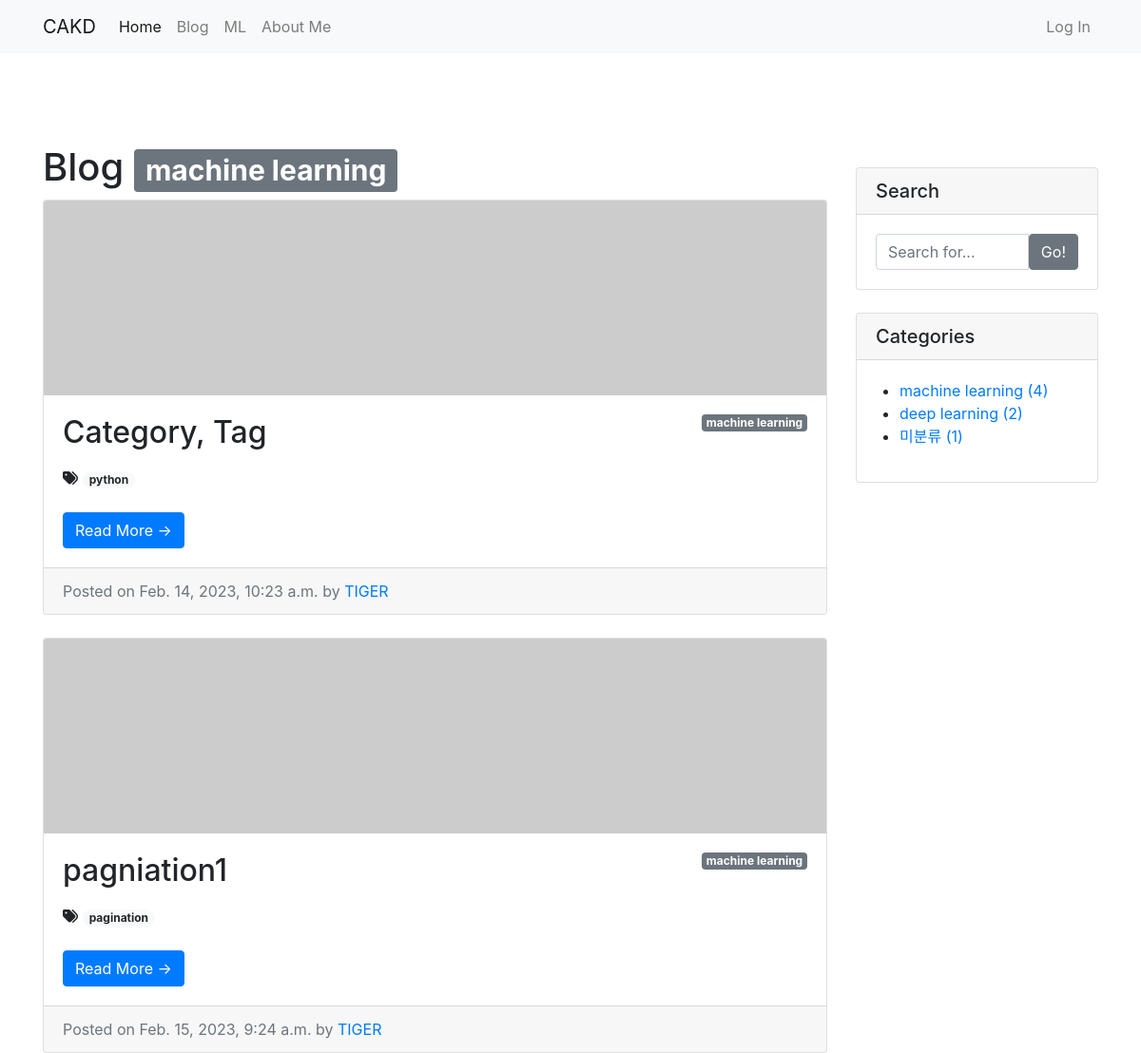
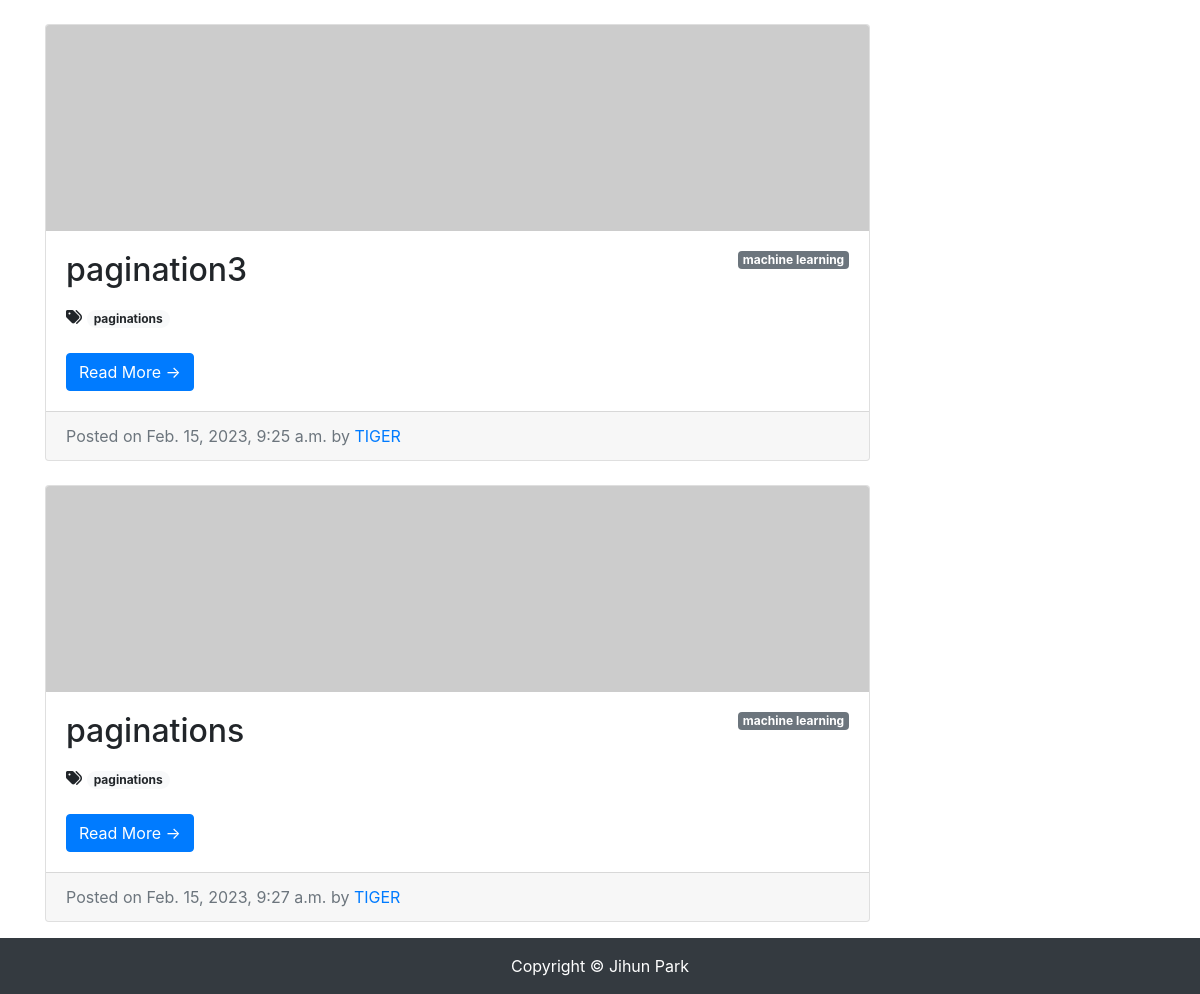
Page /blog/category/machine-learning/ on the committed database (2 pictures, top to bottom).
### blog/models.py (models this page shows, shortened)
class Category(models.Model):
    name = models.CharField(max_length=50, unique=True)
    slug = models.SlugField(max_length=200, unique=True, allow_unicode=True)
    def __str__(self):
        return self.name
    def get_absolute_url(self):
        return f'/blog/category/{self.slug}/'
    class Meta:
        verbose_name_plural = 'categories'

class Post(models.Model):
    title = models.CharField(max_length=30)
    hook_text = models.CharField(max_length=100, blank=True)
    content = models.TextField()
    head_image = models.ImageField(upload_to='blog/images/%Y/%m/%d/', blank=True)
    file_upload = models.FileField(upload_to='blog/files/%Y/%m/%d/', blank=True)
    created_at = models.DateTimeField(auto_now_add=True)
    updated_at = models.DateTimeField(auto_now=True)
    author = models.ForeignKey(User, null=True, on_delete=models.SET_NULL)
    category = models.ForeignKey(Category, null=True, blank=True, on_delete=models.SET_NULL)
    tags = models.ManyToManyField(Tag, blank=True)
    def get_absolute_url(self): # 객체의 상세 페이지로 이동할 수 있는 링크를 만들 수 있음. url 생성 규칙을 정의하는 메서드
        return f'/blog/{self.pk}/'
    def get_content_markdown(self):
        return markdown(self.content)

class Tag(models.Model):
    name = models.CharField(max_length=50)
    slug = models.SlugField(max_length=200, unique=True, allow_unicode=True)
    def __str__(self):
        return self.name
    def get_absolute_url(self):
        return f'/blog/tag/{self.slug}/'

### blog/views.py (the view)
# urls.py: path('category/<str:slug>/', views.category_page),
def category_page(request, slug): #slug는 일반적으로 이미 얻은 데이터를 사용하여 유효한 url을 생성하는 방법
    if slug == "no category":
        category = '미분류'
        post_list = Post.objects.filter(category=None)
    else:
        category = Category.objects.get(slug=slug)
        post_list = Post.objects.filter(category=category)
    return render(
        request,
        'blog/post_list.html',
        {
            'post_list': post_list,
            'categories': Category.objects.all(),
            'no_category_post_count': Post.objects.filter(category=None).count(),
            'category': category
        }
    )

### blog/templates/blog/post_list.html (shortened to what this page needs)
{% extends 'blog/base.html' %}
{% block main_area %}
    <h1>Blog
        {% if category %}<span class="badge badge-secondary">{{ category }}</span>{% endif %}
    </h1>
    {% if post_list.exists %}
    {% for p in post_list %}
    <div class="card mb-4" id="post-{{p.pk}}">
        {% if p.head_image %}
            <img class="card-img-top" src="{{ p.head_image.url }}" alt="{{ p }} head image">
        {% else %}
            <img class="card-img-top" src="https://picsum.photos/seed/{{ p.id }}/800/200" alt="random_image">
        {% endif %}
        <div class="card-body">
            {% if p.category %}
                <span class="badge badge-secondary float-right">{{ p.category }}</span>
            {% else %}
                <span class="badge badge-secondary float-right">미분류</span>
            {% endif %}
            <h2 class="card-title">{{ p.title}}</h2>
            {% if p.tags.exists %}
                        <i class="fas fa-tags"></i>
                        {% for tag in p.tags.iterator %}
                            <a href="{{ tag.get_absolute_url }}"><span class="badge badge-pill badge-light">{{ tag }}</span></a>
                        {% endfor %}
                        <br/>
                        <br/>
                    {% endif %}
            <a href="{{ p.get_absolute_url }}" class="btn btn-primary">Read More &rarr;</a>
        </div>
        <div class="card-footer text-muted">
            Posted on {{ p.created_at}} by
            <a href="#">{{p.author | upper}}</a>
        </div>
    </div>
{% endfor %}
    {% else %}
        <h3>아직 게시물이 없습니다.</h3>
    {% endif %}
{% endblock %}

### blog/templates/blog/base.html (shortened to what this page needs)
<!DOCTYPE html>
<html lang="en">
<head>
    <link rel="stylesheet" href="https://cdn.jsdelivr.net/npm/bootstrap@4.5.3/dist/css/bootstrap.min.css">
</head>
<body>
    {% include 'blog/navbar.html' %}
    <div class="container pt-5 my-5">
        <div class="row">
            <div class="col-md-8 col-lg-9" id="main-area">
                {% block main_area %}
                {% endblock %}
            </div>
            <div class="col-md-4 col-lg-3">
                <div class="card my-4">
                    <h5 class="card-header">Search</h5>
                    <div class="card-body">
                        <div class="input-group">
                            <input type="text" class="form-control" placeholder="Search for..." id="search-input">
                            <span class="input-group-btn">
                                    <button class="btn btn-secondary" type="button" onclick="searchPost();">Go!</button>
                                </span>
                        </div>
                    </div>
                </div>
                <div class="card my-4" id="categories-card">
                    <h5 class="card-header">Categories</h5>
                    <div class="card-body">
                        <div class="row">
                            <ul>
                                {% for category in categories %}
                                <li>
                                    <a href="{{ category.get_absolute_url }}">{{ category }} ({{ category.post_set.count }})</a>
                                </li>
                                {% endfor %}
                                <li>
                                    <a href="/blog/category/no_category/">미분류 ({{ no_category_post_count }})</a>
                                </li>
                            </ul>
                        </div>
                    </div>
                </div>
            </div>
        </div>
    </div>
    <div class="fixed-bottom">
    {% include 'blog/footer.html' %}
    </div>
</body>
</html>

### rows in the picture
Category: name "machine learning", post_set.count "4"
Post: category "machine learning", title "Category, Tag", created_at "Feb. 14, 2023, 10:23 a.m.", author "TIGER"
Tag: name "python"
Post: category "machine learning", title "pagniation1", created_at "Feb. 15, 2023, 9:24 a.m.", author "TIGER"
Tag: name "pagination"
Post: category "machine learning", title "pagination3", created_at "Feb. 15, 2023, 9:25 a.m.", author "TIGER"
Tag: name "paginations"
Post: category "machine learning", title "paginations", created_at "Feb. 15, 2023, 9:27 a.m.", author "TIGER"
Category: name "deep learning", post_set.count "2"

### other values in the picture
{{ no_category_post_count }} "1"
